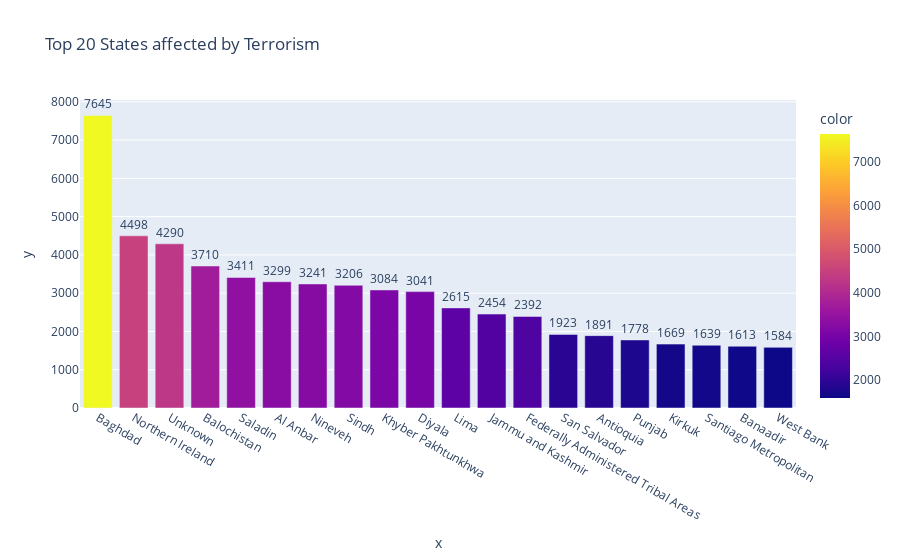

The code cell stored with this chart in its notebook:
### Code cell
# Visualization for getting the insights of 'State' column
killed_wounded_state = terrorism_data['State'].value_counts()[:20]
state = terrorism_data['State'].value_counts()[:20]

fig = px.bar(terrorism_data,
             x=killed_wounded_state.index,
             y=killed_wounded_state.values,
             title="Top 20 States affected by Terrorism",
             color=killed_wounded_state,
             text=state)
fig.update_traces(textfont_size=12,
                  textangle=0,
                  textposition="outside",
                  cliponaxis=False)
fig.show()

### Figure 1 — Plotly figure (JSON) as saved in the notebook; plotly's stock layout.template omitted (floating-point values rounded to 4 significant figures)
{"data": [{"alignmentgroup": "True", "cliponaxis": false, "hovertemplate": "x=%{x}<br>y=%{y}<br>text=%{text}<br>color=%{marker.color}<extra></extra>", "legendgroup": "", "marker": {"color": [7645, 4498, 4290, 3710, 3411, 3299, 3241, 3206, 3084, 3041, 2615, 2454, 2392, 1923, 1891, 1778, 1669, 1639, 1613, 1584], "coloraxis": "coloraxis", "pattern": {"shape": ""}}, "name": "", "offsetgroup": "", "orientation": "v", "showlegend": false, "text": ["7645", "4498", "4290", "3710", "3411", "3299", "3241", "3206", "3084", "3041", "2615", "2454", "2392", "1923", "1891", "1778", "1669", "1639", "1613", "1584"], "textangle": 0, "textfont": {"size": 12}, "textposition": "outside", "type": "bar", "x": ["Baghdad", "Northern Ireland", "Unknown", "Balochistan", "Saladin", "Al Anbar", "Nineveh", "Sindh", "Khyber Pakhtunkhwa", "Diyala", "Lima", "Jammu and Kashmir", "Federally Administered Tribal Areas", "San Salvador", "Antioquia", "Punjab", "Kirkuk", "Santiago Metropolitan", "Banaadir", "West Bank"], "xaxis": "x", "y": [7645, 4498, 4290, 3710, 3411, 3299, 3241, 3206, 3084, 3041, 2615, 2454, 2392, 1923, 1891, 1778, 1669, 1639, 1613, 1584], "yaxis": "y"}], "layout": {"barmode": "relative", "coloraxis": {"colorbar": {"title": {"text": "color"}}, "colorscale": [[0, "#0d0887"], [0.1111, "#46039f"], [0.2222, "#7201a8"], [0.3333, "#9c179e"], [0.4444, "#bd3786"], [0.5556, "#d8576b"], [0.6667, "#ed7953"], [0.7778, "#fb9f3a"], [0.8889, "#fdca26"], [1, "#f0f921"]]}, "legend": {"tracegroupgap": 0}, "title": {"text": "Top 20 States affected by Terrorism"}, "xaxis": {"anchor": "y", "domain": [0, 1], "title": {"text": "x"}}, "yaxis": {"anchor": "x", "domain": [0, 1], "title": {"text": "y"}}}}
